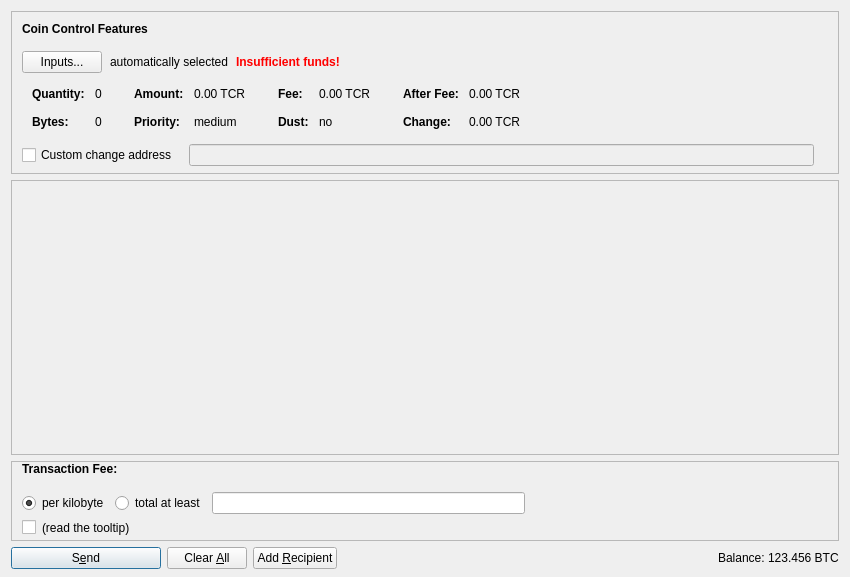
<?xml version="1.0" encoding="UTF-8"?>
<ui version="4.0">
 <class>SendCoinsDialog</class>
 <widget class="QDialog" name="SendCoinsDialog">
  <property name="geometry">
   <rect>
    <x>0</x>
    <y>0</y>
    <width>850</width>
    <height>577</height>
   </rect>
  </property>
  <property name="windowTitle">
   <string>Send Coins</string>
  </property>
  <layout class="QVBoxLayout" name="verticalLayout" stretch="0,1,0,0">
   <property name="bottomMargin">
    <number>8</number>
   </property>
   <item>
    <widget class="QFrame" name="frameCoinControl">
     <property name="sizePolicy">
      <sizepolicy hsizetype="Expanding" vsizetype="Expanding">
       <horstretch>0</horstretch>
       <verstretch>0</verstretch>
      </sizepolicy>
     </property>
     <property name="maximumSize">
      <size>
       <width>16777215</width>
       <height>16777215</height>
      </size>
     </property>
     <property name="frameShape">
      <enum>QFrame::StyledPanel</enum>
     </property>
     <property name="frameShadow">
      <enum>QFrame::Sunken</enum>
     </property>
     <layout class="QVBoxLayout" name="verticalLayoutCoinControl2">
      <property name="spacing">
       <number>0</number>
      </property>
      <property name="leftMargin">
       <number>0</number>
      </property>
      <property name="topMargin">
       <number>0</number>
      </property>
      <property name="rightMargin">
       <number>0</number>
      </property>
      <property name="bottomMargin">
       <number>6</number>
      </property>
      <item>
       <layout class="QVBoxLayout" name="verticalLayoutCoinControl" stretch="0,0,0,0,1">
        <property name="spacing">
         <number>0</number>
        </property>
        <property name="leftMargin">
         <number>10</number>
        </property>
        <property name="topMargin">
         <number>10</number>
        </property>
        <item>
         <layout class="QHBoxLayout" name="horizontalLayoutCoinControl1">
          <property name="bottomMargin">
           <number>15</number>
          </property>
          <item>
           <widget class="QLabel" name="labelCoinControlFeatures">
            <property name="sizePolicy">
             <sizepolicy hsizetype="Preferred" vsizetype="Maximum">
              <horstretch>0</horstretch>
              <verstretch>0</verstretch>
             </sizepolicy>
            </property>
            <property name="font">
             <font>
              <weight>75</weight>
              <bold>true</bold>
             </font>
            </property>
            <property name="styleSheet">
             <string notr="true">font-weight:bold;</string>
            </property>
            <property name="text">
             <string>Coin Control Features</string>
            </property>
           </widget>
          </item>
         </layout>
        </item>
        <item>
         <layout class="QHBoxLayout" name="horizontalLayoutCoinControl2" stretch="0,0,0,0">
          <property name="spacing">
           <number>8</number>
          </property>
          <property name="bottomMargin">
           <number>10</number>
          </property>
          <item>
           <widget class="QPushButton" name="pushButtonCoinControl">
            <property name="styleSheet">
             <string notr="true"/>
            </property>
            <property name="text">
             <string>Inputs...</string>
            </property>
            <property name="autoDefault">
             <bool>false</bool>
            </property>
           </widget>
          </item>
          <item>
           <widget class="QLabel" name="labelCoinControlAutomaticallySelected">
            <property name="text">
             <string>automatically selected</string>
            </property>
            <property name="margin">
             <number>5</number>
            </property>
           </widget>
          </item>
          <item>
           <widget class="QLabel" name="labelCoinControlInsuffFunds">
            <property name="font">
             <font>
              <weight>75</weight>
              <bold>true</bold>
             </font>
            </property>
            <property name="styleSheet">
             <string notr="true">color:red;font-weight:bold;</string>
            </property>
            <property name="text">
             <string>Insufficient funds!</string>
            </property>
            <property name="margin">
             <number>5</number>
            </property>
           </widget>
          </item>
          <item>
           <spacer name="horizontalSpacerCoinControl">
            <property name="orientation">
             <enum>Qt::Horizontal</enum>
            </property>
            <property name="sizeHint" stdset="0">
             <size>
              <width>40</width>
              <height>1</height>
             </size>
            </property>
           </spacer>
          </item>
         </layout>
        </item>
        <item>
         <widget class="QWidget" name="widgetCoinControl" native="true">
          <property name="sizePolicy">
           <sizepolicy hsizetype="Preferred" vsizetype="Preferred">
            <horstretch>0</horstretch>
            <verstretch>0</verstretch>
           </sizepolicy>
          </property>
          <property name="minimumSize">
           <size>
            <width>0</width>
            <height>0</height>
           </size>
          </property>
          <property name="styleSheet">
           <string notr="true"/>
          </property>
          <layout class="QHBoxLayout" name="horizontalLayoutCoinControl5">
           <property name="leftMargin">
            <number>0</number>
           </property>
           <property name="topMargin">
            <number>0</number>
           </property>
           <property name="rightMargin">
            <number>0</number>
           </property>
           <property name="bottomMargin">
            <number>0</number>
           </property>
           <item>
            <layout class="QHBoxLayout" name="horizontalLayoutCoinControl3" stretch="0,0,0,1">
             <property name="spacing">
              <number>20</number>
             </property>
             <property name="topMargin">
              <number>0</number>
             </property>
             <property name="bottomMargin">
              <number>10</number>
             </property>
             <item>
              <layout class="QFormLayout" name="formLayoutCoinControl1">
               <property name="horizontalSpacing">
                <number>10</number>
               </property>
               <property name="verticalSpacing">
                <number>14</number>
               </property>
               <property name="leftMargin">
                <number>10</number>
               </property>
               <property name="topMargin">
                <number>4</number>
               </property>
               <property name="rightMargin">
                <number>6</number>
               </property>
               <item row="0" column="0">
                <widget class="QLabel" name="labelCoinControlQuantityText">
                 <property name="font">
                  <font>
                   <weight>75</weight>
                   <bold>true</bold>
                  </font>
                 </property>
                 <property name="text">
                  <string>Quantity:</string>
                 </property>
                 <property name="margin">
                  <number>0</number>
                 </property>
                </widget>
               </item>
               <item row="0" column="1">
                <widget class="QLabel" name="labelCoinControlQuantity">
                 <property name="cursor">
                  <cursorShape>IBeamCursor</cursorShape>
                 </property>
                 <property name="contextMenuPolicy">
                  <enum>Qt::ActionsContextMenu</enum>
                 </property>
                 <property name="text">
                  <string notr="true">0</string>
                 </property>
                 <property name="margin">
                  <number>0</number>
                 </property>
                 <property name="textInteractionFlags">
                  <set>Qt::LinksAccessibleByMouse|Qt::TextSelectableByKeyboard|Qt::TextSelectableByMouse</set>
                 </property>
                </widget>
               </item>
               <item row="1" column="0">
                <widget class="QLabel" name="labelCoinControlBytesText">
                 <property name="font">
                  <font>
                   <weight>75</weight>
                   <bold>true</bold>
                  </font>
                 </property>
                 <property name="text">
                  <string>Bytes:</string>
                 </property>
                </widget>
               </item>
               <item row="1" column="1">
                <widget class="QLabel" name="labelCoinControlBytes">
                 <property name="cursor">
                  <cursorShape>IBeamCursor</cursorShape>
                 </property>
                 <property name="contextMenuPolicy">
                  <enum>Qt::ActionsContextMenu</enum>
                 </property>
                 <property name="text">
                  <string notr="true">0</string>
                 </property>
                 <property name="textInteractionFlags">
                  <set>Qt::LinksAccessibleByMouse|Qt::TextSelectableByKeyboard|Qt::TextSelectableByMouse</set>
                 </property>
                </widget>
               </item>
              </layout>
             </item>
             <item>
              <layout class="QFormLayout" name="formLayoutCoinControl2">
               <property name="horizontalSpacing">
                <number>10</number>
               </property>
               <property name="verticalSpacing">
                <number>14</number>
               </property>
               <property name="leftMargin">
                <number>6</number>
               </property>
               <property name="topMargin">
                <number>4</number>
               </property>
               <property name="rightMargin">
                <number>6</number>
               </property>
               <item row="0" column="0">
                <widget class="QLabel" name="labelCoinControlAmountText">
                 <property name="font">
                  <font>
                   <weight>75</weight>
                   <bold>true</bold>
                  </font>
                 </property>
                 <property name="text">
                  <string>Amount:</string>
                 </property>
                 <property name="margin">
                  <number>0</number>
                 </property>
                </widget>
               </item>
               <item row="0" column="1">
                <widget class="QLabel" name="labelCoinControlAmount">
                 <property name="cursor">
                  <cursorShape>IBeamCursor</cursorShape>
                 </property>
                 <property name="contextMenuPolicy">
                  <enum>Qt::ActionsContextMenu</enum>
                 </property>
                 <property name="text">
                  <string notr="true">0.00 TCR</string>
                 </property>
                 <property name="textInteractionFlags">
                  <set>Qt::LinksAccessibleByMouse|Qt::TextSelectableByKeyboard|Qt::TextSelectableByMouse</set>
                 </property>
                </widget>
               </item>
               <item row="1" column="0">
                <widget class="QLabel" name="labelCoinControlPriorityText">
                 <property name="font">
                  <font>
                   <weight>75</weight>
                   <bold>true</bold>
                  </font>
                 </property>
                 <property name="text">
                  <string>Priority:</string>
                 </property>
                </widget>
               </item>
               <item row="1" column="1">
                <widget class="QLabel" name="labelCoinControlPriority">
                 <property name="cursor">
                  <cursorShape>IBeamCursor</cursorShape>
                 </property>
                 <property name="contextMenuPolicy">
                  <enum>Qt::ActionsContextMenu</enum>
                 </property>
                 <property name="text">
                  <string notr="true">medium</string>
                 </property>
                 <property name="textInteractionFlags">
                  <set>Qt::LinksAccessibleByMouse|Qt::TextSelectableByKeyboard|Qt::TextSelectableByMouse</set>
                 </property>
                </widget>
               </item>
              </layout>
             </item>
             <item>
              <layout class="QFormLayout" name="formLayoutCoinControl3">
               <property name="horizontalSpacing">
                <number>10</number>
               </property>
               <property name="verticalSpacing">
                <number>14</number>
               </property>
               <property name="leftMargin">
                <number>6</number>
               </property>
               <property name="topMargin">
                <number>4</number>
               </property>
               <property name="rightMargin">
                <number>6</number>
               </property>
               <item row="0" column="0">
                <widget class="QLabel" name="labelCoinControlFeeText">
                 <property name="font">
                  <font>
                   <weight>75</weight>
                   <bold>true</bold>
                  </font>
                 </property>
                 <property name="text">
                  <string>Fee:</string>
                 </property>
                 <property name="margin">
                  <number>0</number>
                 </property>
                </widget>
               </item>
               <item row="0" column="1">
                <widget class="QLabel" name="labelCoinControlFee">
                 <property name="cursor">
                  <cursorShape>IBeamCursor</cursorShape>
                 </property>
                 <property name="contextMenuPolicy">
                  <enum>Qt::ActionsContextMenu</enum>
                 </property>
                 <property name="text">
                  <string notr="true">0.00 TCR</string>
                 </property>
                 <property name="textInteractionFlags">
                  <set>Qt::LinksAccessibleByMouse|Qt::TextSelectableByKeyboard|Qt::TextSelectableByMouse</set>
                 </property>
                </widget>
               </item>
               <item row="1" column="0">
                <widget class="QLabel" name="labelCoinControlLowOutputText">
                 <property name="font">
                  <font>
                   <weight>75</weight>
                   <bold>true</bold>
                  </font>
                 </property>
                 <property name="text">
                  <string>Dust:</string>
                 </property>
                </widget>
               </item>
               <item row="1" column="1">
                <widget class="QLabel" name="labelCoinControlLowOutput">
                 <property name="cursor">
                  <cursorShape>IBeamCursor</cursorShape>
                 </property>
                 <property name="contextMenuPolicy">
                  <enum>Qt::ActionsContextMenu</enum>
                 </property>
                 <property name="text">
                  <string notr="true">no</string>
                 </property>
                 <property name="textInteractionFlags">
                  <set>Qt::LinksAccessibleByMouse|Qt::TextSelectableByKeyboard|Qt::TextSelectableByMouse</set>
                 </property>
                </widget>
               </item>
              </layout>
             </item>
             <item>
              <layout class="QFormLayout" name="formLayoutCoinControl4">
               <property name="horizontalSpacing">
                <number>10</number>
               </property>
               <property name="verticalSpacing">
                <number>14</number>
               </property>
               <property name="leftMargin">
                <number>6</number>
               </property>
               <property name="topMargin">
                <number>4</number>
               </property>
               <property name="rightMargin">
                <number>6</number>
               </property>
               <item row="0" column="0">
                <widget class="QLabel" name="labelCoinControlAfterFeeText">
                 <property name="font">
                  <font>
                   <weight>75</weight>
                   <bold>true</bold>
                  </font>
                 </property>
                 <property name="text">
                  <string>After Fee:</string>
                 </property>
                 <property name="margin">
                  <number>0</number>
                 </property>
                </widget>
               </item>
               <item row="0" column="1">
                <widget class="QLabel" name="labelCoinControlAfterFee">
                 <property name="cursor">
                  <cursorShape>IBeamCursor</cursorShape>
                 </property>
                 <property name="contextMenuPolicy">
                  <enum>Qt::ActionsContextMenu</enum>
                 </property>
                 <property name="text">
                  <string notr="true">0.00 TCR</string>
                 </property>
                 <property name="textInteractionFlags">
                  <set>Qt::LinksAccessibleByMouse|Qt::TextSelectableByKeyboard|Qt::TextSelectableByMouse</set>
                 </property>
                </widget>
               </item>
               <item row="1" column="0">
                <widget class="QLabel" name="labelCoinControlChangeText">
                 <property name="font">
                  <font>
                   <weight>75</weight>
                   <bold>true</bold>
                  </font>
                 </property>
                 <property name="text">
                  <string>Change:</string>
                 </property>
                </widget>
               </item>
               <item row="1" column="1">
                <widget class="QLabel" name="labelCoinControlChange">
                 <property name="cursor">
                  <cursorShape>IBeamCursor</cursorShape>
                 </property>
                 <property name="contextMenuPolicy">
                  <enum>Qt::ActionsContextMenu</enum>
                 </property>
                 <property name="text">
                  <string notr="true">0.00 TCR</string>
                 </property>
                 <property name="textInteractionFlags">
                  <set>Qt::LinksAccessibleByMouse|Qt::TextSelectableByKeyboard|Qt::TextSelectableByMouse</set>
                 </property>
                </widget>
               </item>
              </layout>
             </item>
            </layout>
           </item>
          </layout>
         </widget>
        </item>
        <item>
         <layout class="QHBoxLayout" name="horizontalLayoutCoinControl4" stretch="0,0,0">
          <property name="spacing">
           <number>12</number>
          </property>
          <property name="sizeConstraint">
           <enum>QLayout::SetDefaultConstraint</enum>
          </property>
          <property name="topMargin">
           <number>5</number>
          </property>
          <property name="rightMargin">
           <number>5</number>
          </property>
          <item>
           <widget class="QCheckBox" name="checkBoxCoinControlChange">
            <property name="toolTip">
             <string>If this is activated, but the change address is empty or invalid, change will be sent to a newly generated address.</string>
            </property>
            <property name="text">
             <string>Custom change address</string>
            </property>
           </widget>
          </item>
          <item>
           <widget class="QValidatedLineEdit" name="lineEditCoinControlChange">
            <property name="enabled">
             <bool>false</bool>
            </property>
            <property name="sizePolicy">
             <sizepolicy hsizetype="Expanding" vsizetype="Fixed">
              <horstretch>0</horstretch>
              <verstretch>0</verstretch>
             </sizepolicy>
            </property>
           </widget>
          </item>
          <item>
           <widget class="QLabel" name="labelCoinControlChangeLabel">
            <property name="sizePolicy">
             <sizepolicy hsizetype="Preferred" vsizetype="Expanding">
              <horstretch>0</horstretch>
              <verstretch>0</verstretch>
             </sizepolicy>
            </property>
            <property name="minimumSize">
             <size>
              <width>0</width>
              <height>0</height>
             </size>
            </property>
            <property name="text">
             <string/>
            </property>
            <property name="margin">
             <number>3</number>
            </property>
           </widget>
          </item>
         </layout>
        </item>
        <item>
         <spacer name="verticalSpacerCoinControl">
          <property name="orientation">
           <enum>Qt::Vertical</enum>
          </property>
          <property name="sizeHint" stdset="0">
           <size>
            <width>800</width>
            <height>1</height>
           </size>
          </property>
         </spacer>
        </item>
       </layout>
      </item>
     </layout>
    </widget>
   </item>
   <item>
    <widget class="QScrollArea" name="scrollArea">
     <property name="widgetResizable">
      <bool>true</bool>
     </property>
     <widget class="QWidget" name="scrollAreaWidgetContents">
      <property name="geometry">
       <rect>
        <x>0</x>
        <y>0</y>
        <width>824</width>
        <height>198</height>
       </rect>
      </property>
      <layout class="QVBoxLayout" name="verticalLayout_2" stretch="0,1">
       <property name="leftMargin">
        <number>0</number>
       </property>
       <property name="topMargin">
        <number>0</number>
       </property>
       <property name="rightMargin">
        <number>0</number>
       </property>
       <property name="bottomMargin">
        <number>0</number>
       </property>
       <item>
        <layout class="QVBoxLayout" name="entries">
         <property name="spacing">
          <number>6</number>
         </property>
        </layout>
       </item>
       <item>
        <spacer name="verticalSpacer">
         <property name="orientation">
          <enum>Qt::Vertical</enum>
         </property>
         <property name="sizeHint" stdset="0">
          <size>
           <width>20</width>
           <height>40</height>
          </size>
         </property>
        </spacer>
       </item>
      </layout>
     </widget>
    </widget>
   </item>
   <item>
    <widget class="QFrame" name="frameFee">
     <property name="enabled">
      <bool>true</bool>
     </property>
     <property name="sizePolicy">
      <sizepolicy hsizetype="Expanding" vsizetype="Expanding">
       <horstretch>0</horstretch>
       <verstretch>0</verstretch>
      </sizepolicy>
     </property>
     <property name="maximumSize">
      <size>
       <width>16777215</width>
       <height>16777215</height>
      </size>
     </property>
     <property name="frameShape">
      <enum>QFrame::StyledPanel</enum>
     </property>
     <property name="frameShadow">
      <enum>QFrame::Sunken</enum>
     </property>
     <layout class="QVBoxLayout" name="verticalLayoutFee1">
      <property name="spacing">
       <number>0</number>
      </property>
      <property name="leftMargin">
       <number>0</number>
      </property>
      <property name="topMargin">
       <number>0</number>
      </property>
      <property name="rightMargin">
       <number>0</number>
      </property>
      <property name="bottomMargin">
       <number>0</number>
      </property>
      <item>
       <layout class="QVBoxLayout" name="verticalLayoutFee2" stretch="0,0,0">
        <property name="spacing">
         <number>0</number>
        </property>
        <property name="sizeConstraint">
         <enum>QLayout::SetMinimumSize</enum>
        </property>
        <property name="leftMargin">
         <number>10</number>
        </property>
        <property name="topMargin">
         <number>0</number>
        </property>
        <item>
         <layout class="QHBoxLayout" name="horizontalLayoutFee1">
          <property name="bottomMargin">
           <number>0</number>
          </property>
          <item>
           <layout class="QVBoxLayout" name="verticalLayoutFee7">
            <property name="spacing">
             <number>0</number>
            </property>
            <item>
             <layout class="QHBoxLayout" name="horizontalLayoutSmartFee">
              <property name="spacing">
               <number>10</number>
              </property>
              <item>
               <widget class="QLabel" name="labelFeeHeadline">
                <property name="sizePolicy">
                 <sizepolicy hsizetype="Preferred" vsizetype="Maximum">
                  <horstretch>0</horstretch>
                  <verstretch>0</verstretch>
                 </sizepolicy>
                </property>
                <property name="font">
                 <font>
                  <weight>75</weight>
                  <bold>true</bold>
                 </font>
                </property>
                <property name="styleSheet">
                 <string notr="true">font-weight:bold;</string>
                </property>
                <property name="text">
                 <string>Transaction Fee:</string>
                </property>
               </widget>
              </item>
             </layout>
            </item>
            <item>
             <spacer name="verticalSpacer_5">
              <property name="orientation">
               <enum>Qt::Vertical</enum>
              </property>
              <property name="sizeHint" stdset="0">
               <size>
                <width>1</width>
                <height>1</height>
               </size>
              </property>
             </spacer>
            </item>
           </layout>
          </item>
          <item>
           <spacer name="horizontalSpacer_4">
            <property name="orientation">
             <enum>Qt::Horizontal</enum>
            </property>
            <property name="sizeHint" stdset="0">
             <size>
              <width>40</width>
              <height>20</height>
             </size>
            </property>
           </spacer>
          </item>
         </layout>
        </item>
        <item>
         <widget class="QFrame" name="frameFeeSelection">
          <layout class="QVBoxLayout" name="verticalLayoutFee12">
           <property name="spacing">
            <number>0</number>
           </property>
           <property name="leftMargin">
            <number>0</number>
           </property>
           <property name="topMargin">
            <number>0</number>
           </property>
           <property name="rightMargin">
            <number>0</number>
           </property>
           <property name="bottomMargin">
            <number>0</number>
           </property>
           <item>
            <layout class="QGridLayout" name="gridLayoutFee">
             <property name="sizeConstraint">
              <enum>QLayout::SetNoConstraint</enum>
             </property>
             <property name="topMargin">
              <number>10</number>
             </property>
             <property name="bottomMargin">
              <number>4</number>
             </property>
             <property name="horizontalSpacing">
              <number>10</number>
             </property>
             <property name="verticalSpacing">
              <number>4</number>
             </property>
             <item row="0" column="0">
              <layout class="QVBoxLayout" name="verticalLayoutFee8">
               <property name="spacing">
                <number>6</number>
               </property>
               <item>
                <layout class="QHBoxLayout" name="horizontalLayoutFee13">
                 <item>
                  <widget class="QRadioButton" name="radioCustomPerKilobyte">
                   <property name="toolTip">
                    <string>If the custom fee is set to 1000 satoshis and the transaction is only 250 bytes, then &quot;per kilobyte&quot; only pays 250 satoshis in fee, while &quot;total at least&quot; pays 1000 satoshis. For transactions bigger than a kilobyte both pay by kilobyte.</string>
                   </property>
                   <property name="text">
                    <string>per kilobyte</string>
                   </property>
                   <property name="checked">
                    <bool>true</bool>
                   </property>
                  </widget>
                 </item>
                 <item>
                  <widget class="QRadioButton" name="radioCustomAtLeast">
                   <property name="toolTip">
                    <string>If the custom fee is set to 1000 satoshis and the transaction is only 250 bytes, then &quot;per kilobyte&quot; only pays 250 satoshis in fee, while &quot;total at least&quot; pays 1000 satoshis. For transactions bigger than a kilobyte both pay by kilobyte.</string>
                   </property>
                   <property name="text">
                    <string>total at least</string>
                   </property>
                  </widget>
                 </item>
                 <item>
                  <widget class="BitcoinAmountField" name="customFee"/>
                 </item>
                 <item>
                  <spacer name="horizontalSpacer_6">
                   <property name="orientation">
                    <enum>Qt::Horizontal</enum>
                   </property>
                   <property name="sizeHint" stdset="0">
                    <size>
                     <width>1</width>
                     <height>1</height>
                    </size>
                   </property>
                  </spacer>
                 </item>
                </layout>
               </item>
               <item>
                <layout class="QHBoxLayout" name="horizontalLayoutFee8">
                 <item>
                  <widget class="QCheckBox" name="checkBoxMinimumFee">
                   <property name="enabled">
                    <bool>true</bool>
                   </property>
                   <property name="toolTip">
                    <string>Paying only the minimum fee is just fine as long as there is less transaction volume than space in the blocks. But be aware that this can end up in a never confirming transaction once there is more demand for tecracoin transactions than the network can process.</string>
                   </property>
                   <property name="text">
                    <string/>
                   </property>
                  </widget>
                 </item>
                 <item>
                  <widget class="QLabel" name="labelMinFeeWarning">
                   <property name="enabled">
                    <bool>true</bool>
                   </property>
                   <property name="toolTip">
                    <string>Paying only the minimum fee is just fine as long as there is less transaction volume than space in the blocks. But be aware that this can end up in a never confirming transaction once there is more demand for tecracoin transactions than the network can process.</string>
                   </property>
                   <property name="text">
                    <string>(read the tooltip)</string>
                   </property>
                   <property name="margin">
                    <number>5</number>
                   </property>
                  </widget>
                 </item>
                 <item>
                  <spacer name="horizontalSpacer_2">
                   <property name="orientation">
                    <enum>Qt::Horizontal</enum>
                   </property>
                   <property name="sizeHint" stdset="0">
                    <size>
                     <width>1</width>
                     <height>1</height>
                    </size>
                   </property>
                  </spacer>
                 </item>
                </layout>
               </item>
              </layout>
             </item>
            </layout>
           </item>
          </layout>
         </widget>
        </item>
        <item>
         <spacer name="verticalSpacerFee">
          <property name="orientation">
           <enum>Qt::Vertical</enum>
          </property>
          <property name="sizeHint" stdset="0">
           <size>
            <width>800</width>
            <height>1</height>
           </size>
          </property>
         </spacer>
        </item>
       </layout>
      </item>
     </layout>
    </widget>
   </item>
   <item>
    <layout class="QHBoxLayout" name="horizontalLayout">
     <item>
      <widget class="QPushButton" name="sendButton">
       <property name="minimumSize">
        <size>
         <width>150</width>
         <height>0</height>
        </size>
       </property>
       <property name="toolTip">
        <string>Confirm the send action</string>
       </property>
       <property name="text">
        <string>S&amp;end</string>
       </property>
       <property name="icon">
        <iconset resource="../bitcoin.qrc">
         <normaloff>:/icons/send</normaloff>:/icons/send</iconset>
       </property>
       <property name="autoDefault">
        <bool>false</bool>
       </property>
       <property name="default">
        <bool>true</bool>
       </property>
      </widget>
     </item>
     <item>
      <widget class="QPushButton" name="clearButton">
       <property name="sizePolicy">
        <sizepolicy hsizetype="Minimum" vsizetype="Fixed">
         <horstretch>0</horstretch>
         <verstretch>0</verstretch>
        </sizepolicy>
       </property>
       <property name="toolTip">
        <string>Clear all fields of the form.</string>
       </property>
       <property name="text">
        <string>Clear &amp;All</string>
       </property>
       <property name="icon">
        <iconset resource="../bitcoin.qrc">
         <normaloff>:/icons/remove</normaloff>:/icons/remove</iconset>
       </property>
       <property name="autoDefault">
        <bool>false</bool>
       </property>
      </widget>
     </item>
     <item>
      <widget class="QPushButton" name="addButton">
       <property name="toolTip">
        <string>Send to multiple recipients at once</string>
       </property>
       <property name="text">
        <string>Add &amp;Recipient</string>
       </property>
       <property name="icon">
        <iconset resource="../bitcoin.qrc">
         <normaloff>:/icons/add</normaloff>:/icons/add</iconset>
       </property>
       <property name="autoDefault">
        <bool>false</bool>
       </property>
      </widget>
     </item>
     <item>
      <spacer name="horizontalSpacer">
       <property name="orientation">
        <enum>Qt::Horizontal</enum>
       </property>
       <property name="sizeHint" stdset="0">
        <size>
         <width>40</width>
         <height>20</height>
        </size>
       </property>
      </spacer>
     </item>
     <item>
      <layout class="QHBoxLayout" name="horizontalLayout_2">
       <property name="spacing">
        <number>3</number>
       </property>
       <item>
        <widget class="QLabel" name="label">
         <property name="sizePolicy">
          <sizepolicy hsizetype="Preferred" vsizetype="Fixed">
           <horstretch>0</horstretch>
           <verstretch>0</verstretch>
          </sizepolicy>
         </property>
         <property name="text">
          <string>Balance:</string>
         </property>
        </widget>
       </item>
       <item>
        <widget class="QLabel" name="labelBalance">
         <property name="sizePolicy">
          <sizepolicy hsizetype="Preferred" vsizetype="Fixed">
           <horstretch>0</horstretch>
           <verstretch>0</verstretch>
          </sizepolicy>
         </property>
         <property name="cursor">
          <cursorShape>IBeamCursor</cursorShape>
         </property>
         <property name="text">
          <string notr="true">123.456 BTC</string>
         </property>
         <property name="textInteractionFlags">
          <set>Qt::LinksAccessibleByMouse|Qt::TextSelectableByKeyboard|Qt::TextSelectableByMouse</set>
         </property>
        </widget>
       </item>
      </layout>
     </item>
    </layout>
   </item>
  </layout>
 </widget>
 <customwidgets>
  <customwidget>
   <class>QValidatedLineEdit</class>
   <extends>QLineEdit</extends>
   <header>qvalidatedlineedit.h</header>
  </customwidget>
  <customwidget>
   <class>BitcoinAmountField</class>
   <extends>QLineEdit</extends>
   <header>bitcoinamountfield.h</header>
   <container>1</container>
  </customwidget>
 </customwidgets>
 <resources>
  <include location="../bitcoin.qrc"/>
 </resources>
 <connections/>
</ui>
